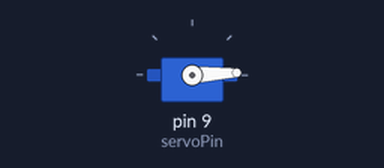
This sketch was run on a simulated Arduino Uno, built with avr-gcc and run on an emulated ATmega328P. Shown: servo.

Above: at 0.05 s.
At 1.3 s:
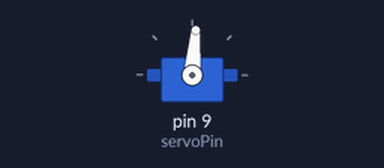
At 2.6 s:
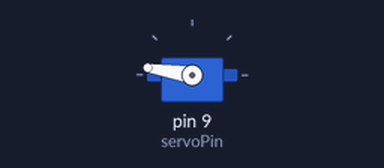
At 5.2 s:
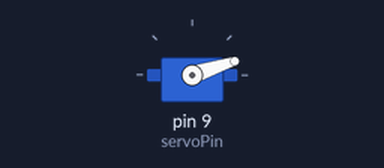
Timing chart, 0 to 7.1 s (numbered marks = the images above):
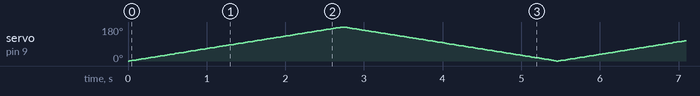

The sketch:

servomotor.ino
```cpp
// Include the servo library:
#include "Servo.h"

// Create a new servo object:
Servo myservo;

// Define the servo pin:
#define servoPin 9

void setup() {
  // Attach the Servo variable to a pin:
  myservo.attach(servoPin);
}

void loop() {

  // Sweep from 0 to 180 degrees:
  for (int angle = 0; angle <= 180; angle += 1) {
    myservo.write(angle);
    delay(15);
  }

  // And back from 180 to 0 degrees:
  for (int angle = 180; angle >= 0; angle -= 1) {
    myservo.write(angle);
    delay(15);
  }
  //delay(1000);
}
```
